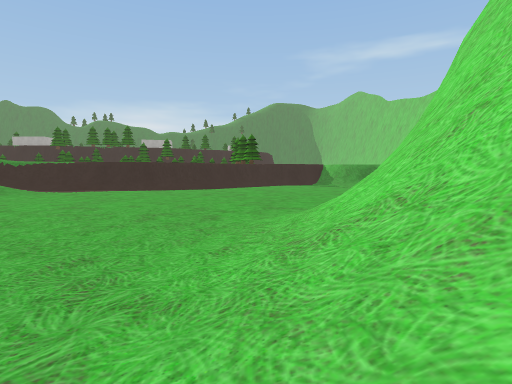
view 1 (above)

23 first-person views from a walk through a scene from a Unity 3-D project. The camera is 1.4 m above the floor, tilts 4° down and sees 80° across. The floor is counted in squares, 2 m on a side. Each view is taken from the middle of a square. On the plan, view 1 faces up. The plan holds only what a view shows up to about 10 squares ahead; the rest is blank. The place goes on beyond the plan. The player is left out. Some surface patterns are stand-ins.

view 2
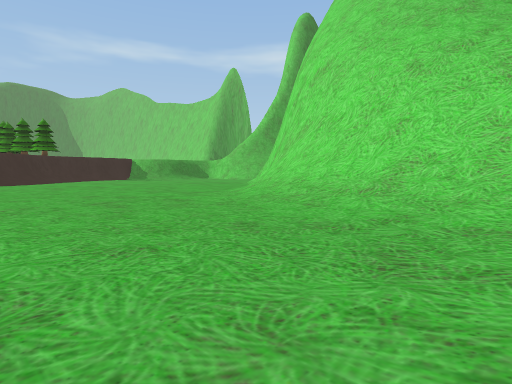

view 3
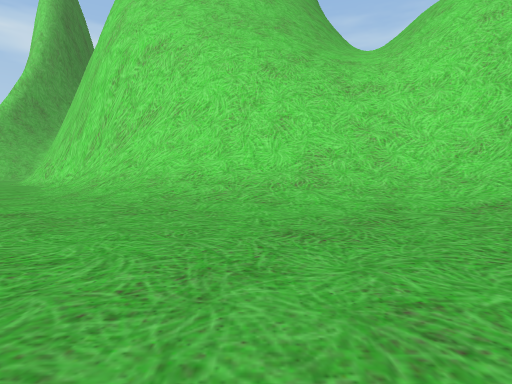

view 4
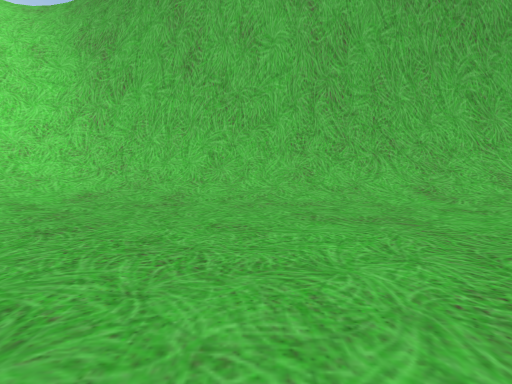

view 5
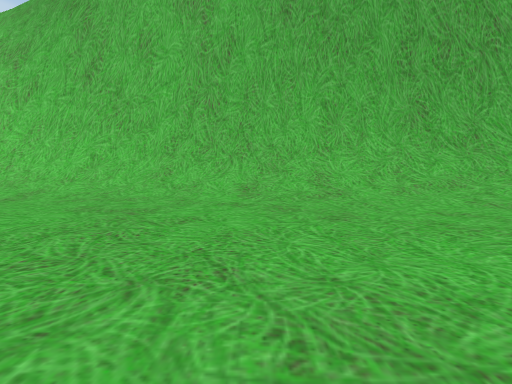

view 6
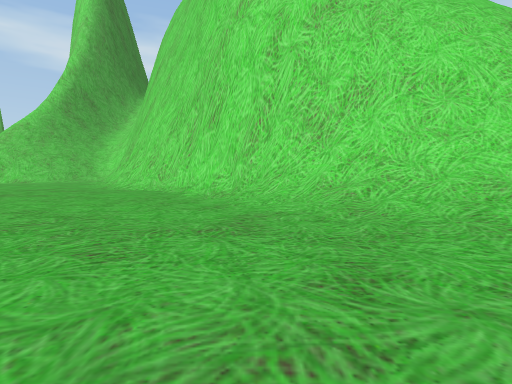

view 7
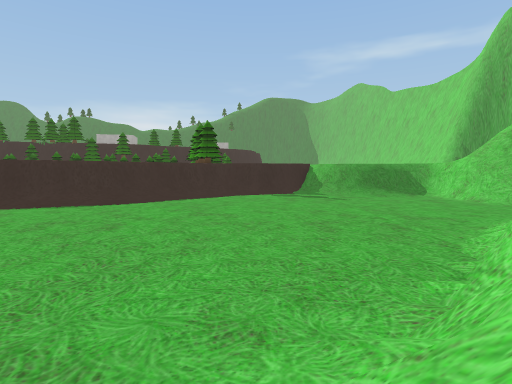

view 8
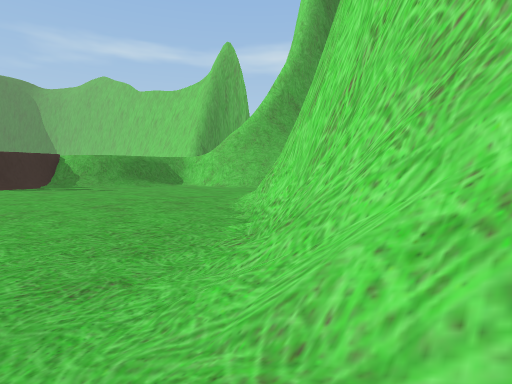

view 9
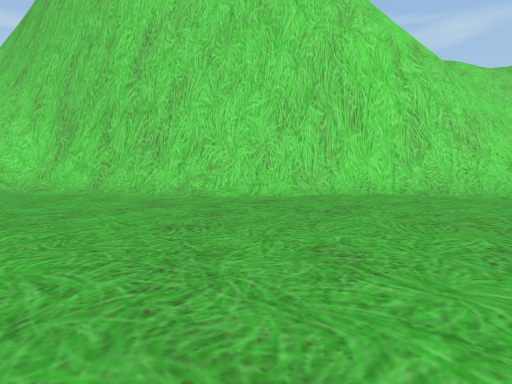

view 10
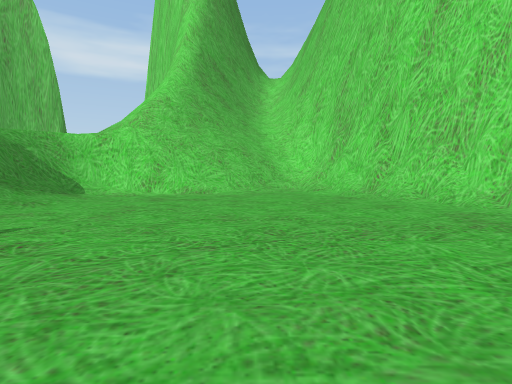

view 11
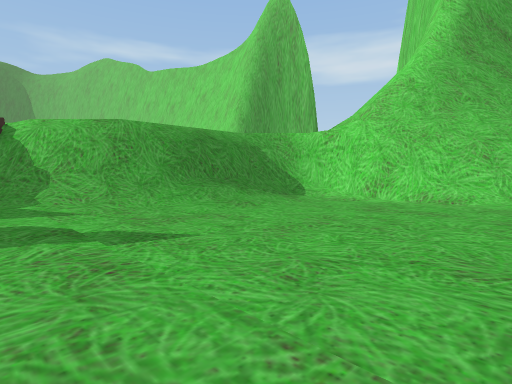

view 12
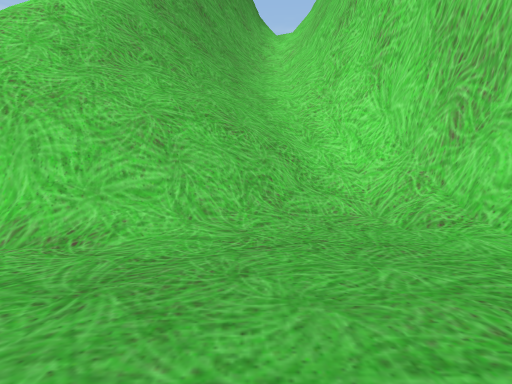

view 13
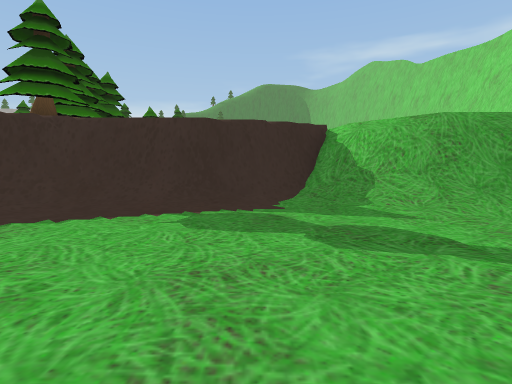

view 14
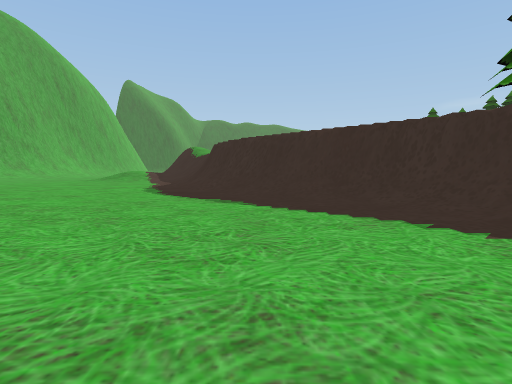

view 15
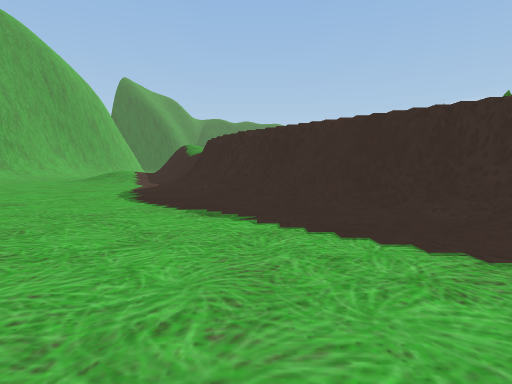

view 16
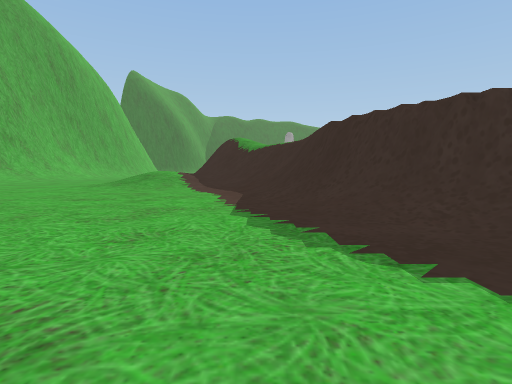

view 17
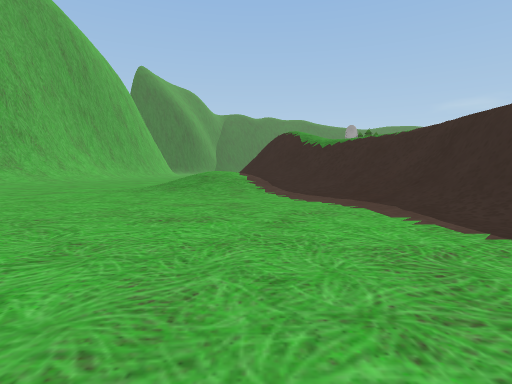

view 18
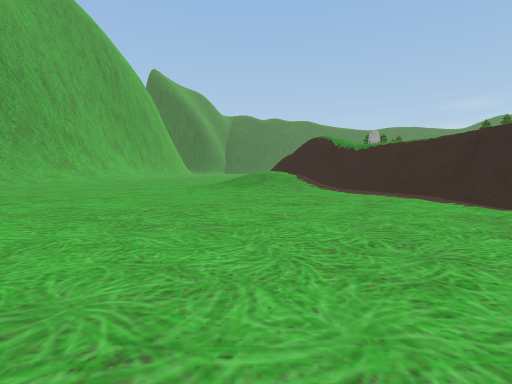

view 19
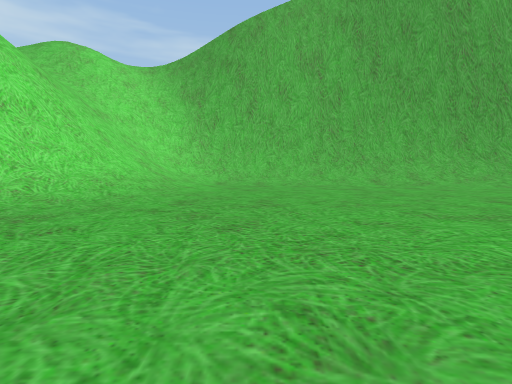

view 20
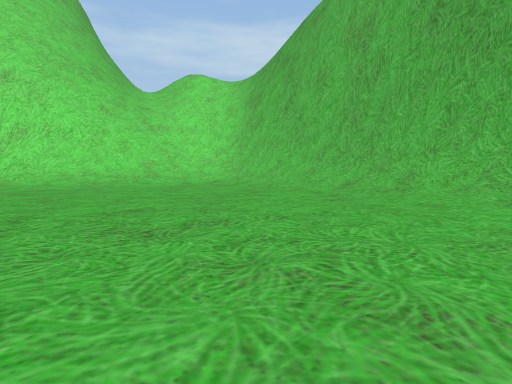

view 21
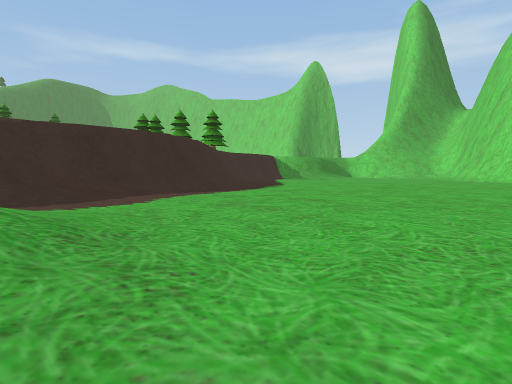

view 22
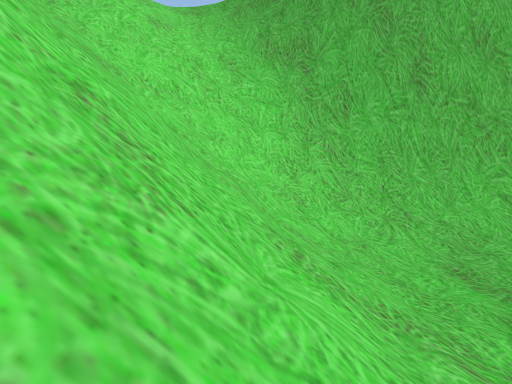

view 23
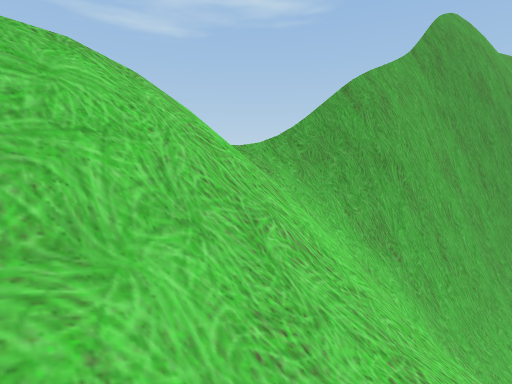

### Floor plan
Key: @ floor where view 1 was taken; # wall or solid block; . main floor; : floor 0.25 m higher than the main floor; + floor 4 m higher than the main floor; * floor 4.25 m higher than the main floor; / step, stairs or slope; = window, fence, low wall or low ledge; v drop or lower ground; T tree.
Columns run from 14 left of view 1 to 21 right of it. Each row starts with its distance up from view 1.
 34             TT
 33             TT
 32
 31              TT*  *##/+
 30              TT#vvv##=/++++
 29             *##///////==////+
 28            *#=/::::::///=vv##
 27           *#=/:::::::.//////#//
 26          *#=/::::::::.......v/=
 25         =##/:::::::::.......#####
 24        ##//::::::::::......./#/###
 23 */=vvv##//:::::::::::......./=///###
 22 ///===///::::::::::::........///////
 21 //////:::::::::::::::......../////==
 20 ///::::::::::::::::::.......//=#####
 19 /::::::::::::::::::::....../#####
 18 //:::::::::::::::::::....=###
 17 //:::::::::::::::::::...####
 16 //:::::::::::::::::::..###
 15 //:::::::::::::::::::./##
 14 /::::::::::::::::::::###
 13 /...................###
 12 ...................##
 11 .................//##
 10 ................//####
  9 ..............:///# v
  8 ..............///## v
  7 .............:///##vv
  6 .............:///##vv
  5  ............:///##v=
  4  ............////##v//
  3 //::........./////#=//
  2 //////:::...://///////
  1 /////////////////////
  0 ######////////@//////   /
 -1     #############===/////
 -2                #####=////
 -3                ##vv//////
 -4                #=v=/ ////
 -5                ###/
 -6                 ##/

Positions as (right, up) in squares from view 1, and headings:
1: (0, 0), facing up
2: (-6, 1), facing up-right
3: (-6, 5), facing right
4: (-5, 8), facing down
5: (-9, 9), facing down
6: (-3, 11), facing right
7: (3, 9), facing up
8: (2, 9), facing up-right
9: (2, 22), facing down-right
10: (4, 22), facing right
11: (6, 22), facing up-right
12: (11, 22), facing right
13: (5, 23), facing up
14: (6, 25), facing left
15: (4, 25), facing left
16: (-1, 21), facing left
17: (-4, 18), facing left
18: (-2, 16), facing left
19: (-3, 16), facing down
20: (-14, 11), facing down-right
21: (-14, 13), facing up-right
22: (2, 6), facing down
23: (10, 0), facing down-left
